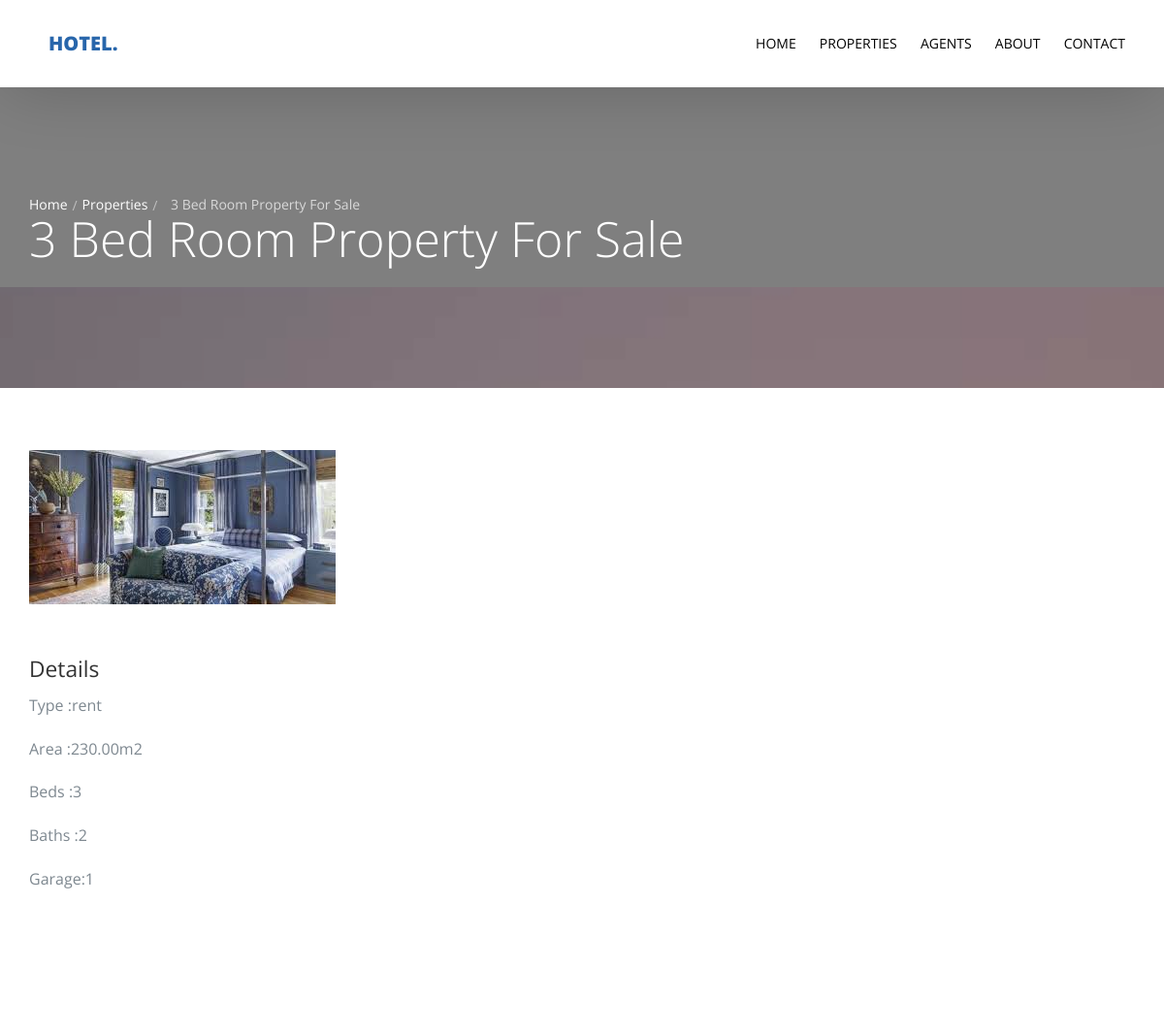
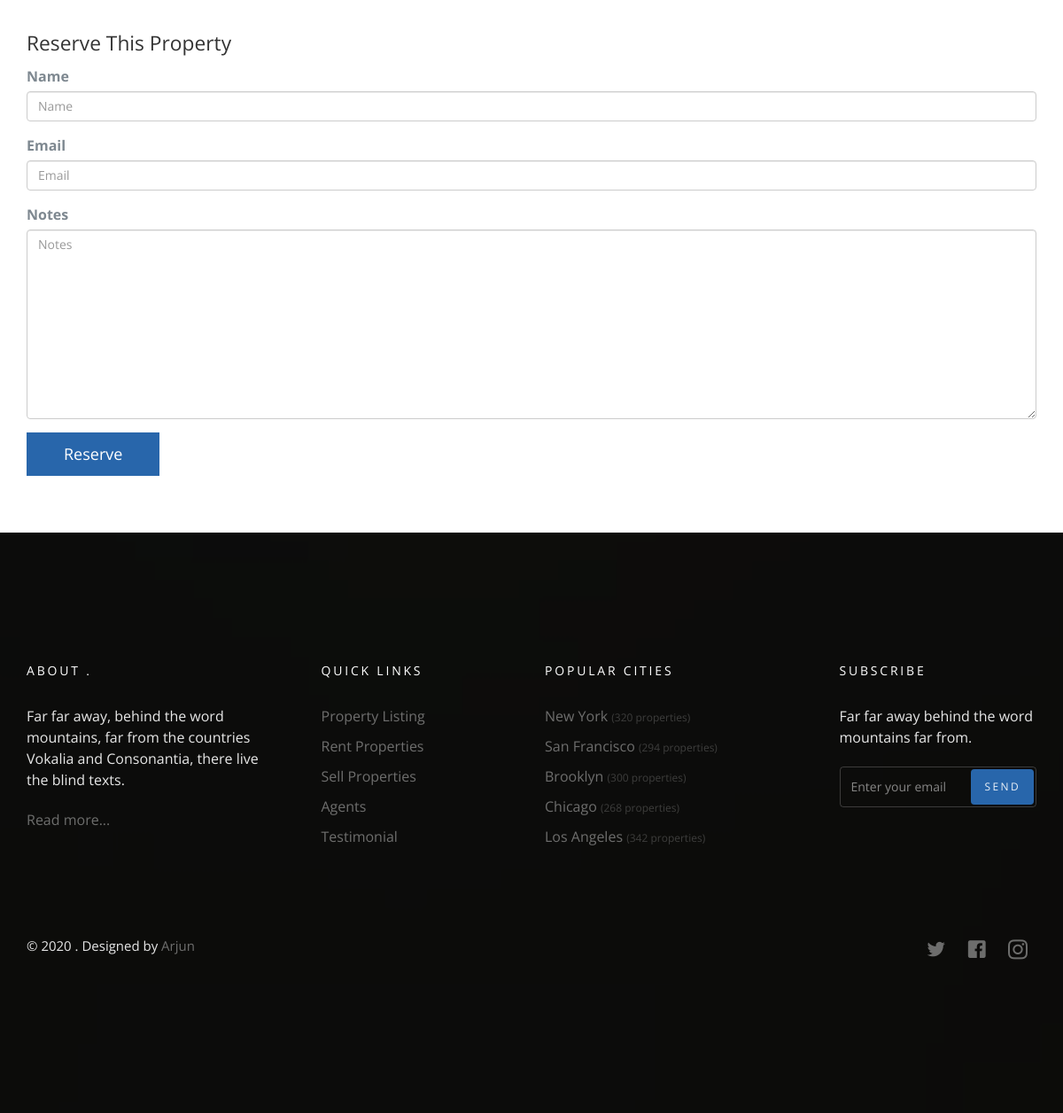
/property/1, run on the app's committed database (2 pictures, top to bottom).
### property/models.py (models this page shows)
class Property(models.Model):
    name= models.CharField(max_length=50)
    location = models.CharField(max_length=50,null =True)
    property_type= models.CharField(choices =property_type,max_length=10)
    price = models.PositiveIntegerField()
    category = models.ForeignKey('Category',null=True,on_delete=models.SET_NULL)
    area = models.DecimalField(decimal_places=2,max_digits =5)
    bed_number = models.PositiveIntegerField()
    baths_number = models.PositiveIntegerField()
    garages_number = models.PositiveIntegerField()
    image = models.ImageField(upload_to='property/',null=True)
    def __str__(self):
        return self.name
    class Meta:
        verbose_name ='Property'
        verbose_name_plural = 'Properties'

### property/views.py (the view)
# urls.py: path('<int:id>',views.property_detail,name='property_detail'),
def property_detail(request,id):
    property_detail = Property.objects.get(id=id)
    template = 'property/detail.html'
    if request.method == 'POST':
        reserve_form = ReserveForm(request.POST)
        if reserve_form.is_valid():
           reserve_form.save()
    else:
         reserve_form = ReserveForm()
    context = {
            'property_detail' : property_detail,
            'reserve_form'    : reserve_form
    }
    return render(request,template, context)

### property/forms.py
class ReserveForm(forms.ModelForm):
    class Meta:
        model = Reserve
        fields = '__all__'

### property/templates/property/detail.html (shortened to what this page needs)
{% extends 'base.html' %}
{% load bootstrap4 %}
{% block body %}
  <section class="probootstrap-slider flexslider2 page-inner">
    <div class="overlay"></div>
    <div class="probootstrap-wrap-banner">
      <div class="container">
        <div class="row">
          <div class="col-md-8">
            <div class="page-title probootstrap-animate">
              <div class="probootstrap-breadcrumbs">
                <a href="#">Home</a><span> <a href="{% url 'property:property_list' %}"> Properties </a></span>   {{property_detail}}
              <h1>{{property_detail}} </h1>
            </div>
          </div>
        </div>
      </div>
    </div>
    <ul class="slides">
      <li style="background-image: url(img/slider_1.jpg);"></li>
    </ul>
  </section>
  <section class="probootstrap-section">
    <div class="container">
      <div class="row">
        <div class="col-md-12">
          <p><img src="{{property_detail.image.url}}" class="img-responsive" alt="Free Bootstrap Template by uicookies.com"></p>
        </div>
      </div>
      <div class="row">
        <div class="col-md-12">
          <h2>Details</h2>
          <p>Type  :{{property_detail.property_type}}</p>
          <p>Area  :{{property_detail.area}}m2</p>
          <p>Beds  :{{property_detail.bed_number}}</p>
          <p>Baths  :{{property_detail.baths_number}}</p>
          <p>Garage:{{property_detail.garages_number}}</p>
        </div>
      </div>
    </div>
  </section>
  <section class="probootstrap-section">
    <div class="container">
      <div class="row">
        <div class="col-md-12">
          <h2>Reserve This Property </h2>
         <form action="" method="POST">
              {% bootstrap_form reserve_form %}
              {% buttons %}
                    <button type="submit" class="btn btn-primary">Reserve</button>
              {% endbuttons %}
         </form>
        </div>
      </div>
    </div>
  </section>
  {% endblock body %}

### data on the page
Property: name "3 Bed Room Property For Sale", image (picture), property_type "rent", area "230.00", bed_number "3", baths_number "2", garages_number "1"
